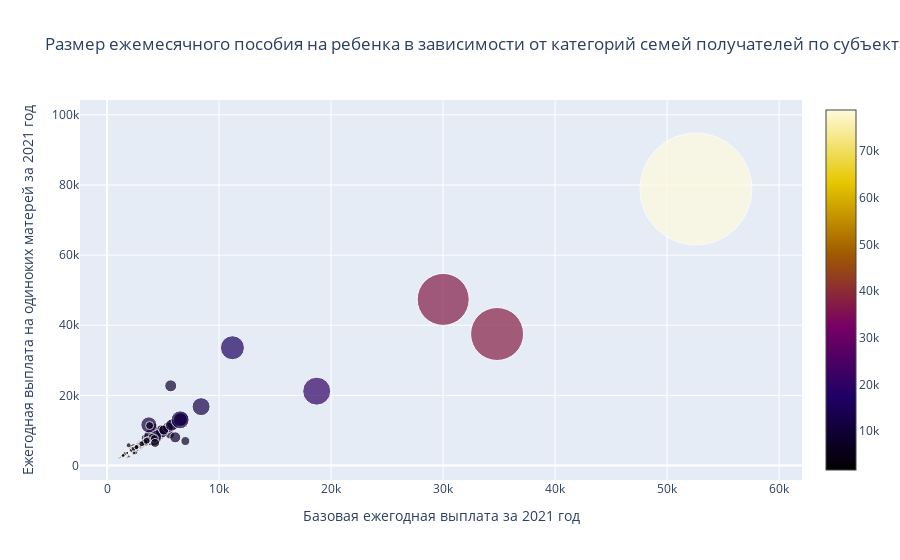

Notebook code for this chart:
### Code cell
trace_2 = fr.Scatter(x = new_df_clean['Базовый.2021г. Ежегодная выплата'], 
                    y = new_df_clean['2021.На одиноких матерей Ежегодная выплата'], 
                    mode = 'markers', 
                    marker = dict(size = new_df_clean['2021.На детей военнослужающих по призыву Ежегодная выплата']//700, 
                                 color = new_df_clean['2021.На детей, родители которых уклоняются от уплаты алиментов Ежегодная выплата'], 
                                 opacity = 0.7, 
                                 colorscale = 'Electric',
                                 showscale = True),
                    text = new_df_clean['Субъект'], 
                    hovertemplate = 
                    '<b>%{text}</b>' +
                    '<br>Базовая ежегодная выплата за 2021 год: %{x}' +
                    '<br>Ежегодная выплата на одиноких матерей за 2021 год: %{y}' +
                    '<br>Ежегод. выплата на детей, родители которых уклоняются от алиментов за 2021 год: %{marker.color}' +
                    '<br>Ежегод. выплата на детей военнослуж. по призыву за 2021 год: %{marker.size}',
                    name = '')
layout = fr.Layout(title = 'Размер ежемесячного пособия на ребенка в зависимости от категорий семей получателей по субъектам РФ',
                  xaxis = {'title': 'Базовая ежегодная выплата за 2021 год', 'gridwidth': 1},
                  yaxis = {'title': 'Ежегодная выплата на одиноких матерей за 2021 год', 'gridwidth': 1})

fig = fr.Figure(data = [trace_2], layout = layout)
fig

### Figure 1 — Plotly figure (JSON) as saved in the notebook; plotly's stock layout.template omitted (floating-point values rounded to 4 significant figures)
{"data": [{"hovertemplate": "<b>%{text}</b><br>Базовая ежегодная выплата за 2021 год: %{x}<br>Ежегодная выплата на одиноких матерей за 2021 год: %{y}<br>Ежегод. выплата на детей, родители которых уклоняются от алиментов за 2021 год: %{marker.color}<br>Ежегод. выплата на детей военнослуж. по призыву за 2021 год: %{marker.size}", "marker": {"color": [20532, 6288, 8856, 5640, 5052, 4800, 2076, 3264, 7248, 36948, 6984, 12600, 4752, 5688, 7608, 8052, 78852, 2592, 19968, 10008, 2256, 2700, 6000, 9792, 4800, 4512, 37512, 2424, 4560, 3852, 8124, 8160, 3852, 1800, 2220, 3384, 2700, 3708, 7596, 4200, 3564, 2160, 6228, 3480, 4080, 3276, 1800, 5400, 8064, 4680, 8640, 3600, 5448, 9816, 6996, 4992, 1620, 3948, 2892, 4680, 5976, 6456, 11604, 3084, 3144, 3948, 13044, 5712, 5292, 16800, 8532, 2160], "colorscale": [[0, "rgb(0,0,0)"], [0.2, "rgb(30,0,100)"], [0.4, "rgb(120,0,100)"], [0.6, "rgb(160,90,0)"], [0.8, "rgb(230,200,0)"], [1, "rgb(255,250,220)"]], "opacity": 0.7, "showscale": true, "size": [14, 8, 12, 8, 7, 10, 3, 4, 9, 52, 9, 18, 6, 8, 10, 11, 112, 3, 28, 14, 3, 3, 8, 13, 6, 6, 53, 3, 6, 5, 18, 11, 5, 2, 3, 4, 3, 5, 10, 6, 5, 3, 8, 6, 5, 4, 2, 7, 8, 6, 12, 5, 7, 14, 9, 7, 2, 5, 5, 6, 8, 9, 16, 4, 4, 5, 18, 8, 7, 24, 12, 4]}, "mode": "markers", "name": "", "text": ["Белгородская область", "Брянская область", "Владимирская область", "Воронежская область", "Ивановская область", "Калужская область1)", "Костромская область", "Курская область", "Липецкая область1)", "Московская область1)", "Орловская область2)", "Смоленская область", "Тамбовская область", "Тверская область", "Тульская область", "Ярославская область 1)", "г. Москва ", "Республика Карелия", "Республика Коми1)", "  Ненецкий автономный округ", "  Архангельская область без\nавтономного округа", "Вологодская область", "Калининградская область", "Мурманская область", "Новгородская область", "Псковская область", "г. Санкт-Петербург2)", "Республика Адыгея", "Республика Калмыкия", "Краснодарский край", "Волгоградская область", "Ростовская область", "Республика Дагестан", "Республика Ингушетия", "Кабардино-Балкарская\nРеспублика", "Карачаево-Черкесская\nРеспублика", "Республика Северная\nОсетия-Алания", "Чеченская Республика", "Ставропольский край", "Республика Башкортостан", "Республика Марий Эл", "Республика Мордовия", "Республика Татарстан", "Удмуртская Республика", "Чувашская Республика6)", "Пермский край", "Нижегородская область", "Оренбургская область", "Пензенская область", "Самарская область3)", "Саратовская область", "Ульяновская область", "Курганская область", "Свердловская область", "  Тюменская область без\nавтономных округов", "Челябинская область", "Республика Алтай", "Республика Хакасия", "Алтайский край", "Иркутская область", "Кемеровская область", "Новосибирская область", "Омская область", "Томская область1)", "   Республика Бурятия", "Забайкальский край", "Камчатский край", "Приморский край", "Амурская область", "Магаданская область1)", "Сахалинская область", "Еврейская автономная область"], "type": "scatter", "x": [4656, 4188, 5904, 3756, 3372, 2400, 1380, 2172, 5616, 30012, 3456, 8400, 2544, 2844, 5064, 6096, 52572, 1944, 18720, 6672, 1500, 1800, 3000, 4896, 2400, 3012, 34824, 1620, 3036, 2664, 4068, 5436, 2568, 1800, 1476, 1584, 1800, 2472, 5064, 2808, 2376, 1440, 4176, 2316, 2700, 2184, 1200, 3600, 4032, 3480, 5760, 2400, 3636, 6540, 6996, 3336, 1080, 2628, 1932, 3120, 4236, 4296, 3732, 2568, 2412, 2628, 6528, 3804, 3528, 11196, 5688, 1440], "y": [9300, 8376, 11808, 7512, 6732, 4800, 2760, 4344, 8868, 47376, 7788, 16800, 4752, 5688, 10140, 8052, 78852, 2592, 21216, 13344, 3000, 3600, 6000, 9792, 4800, 6024, 37512, 3240, 6084, 5208, 8124, 10872, 5136, 2400, 2952, 3384, 3600, 4944, 10128, 5604, 4752, 2880, 11016, 4632, 5400, 4368, 2400, 7200, 8064, 6360, 11520, 4800, 7272, 13092, 6996, 6660, 2160, 5256, 5796, 6240, 7716, 6456, 11604, 3624, 3576, 5256, 13044, 11412, 7056, 33600, 22728, 2880]}], "layout": {"title": {"text": "Размер ежемесячного пособия на ребенка в зависимости от категорий семей получателей по субъектам РФ"}, "xaxis": {"gridwidth": 1, "title": {"text": "Базовая ежегодная выплата за 2021 год"}}, "yaxis": {"gridwidth": 1, "title": {"text": "Ежегодная выплата на одиноких матерей за 2021 год"}}}}
